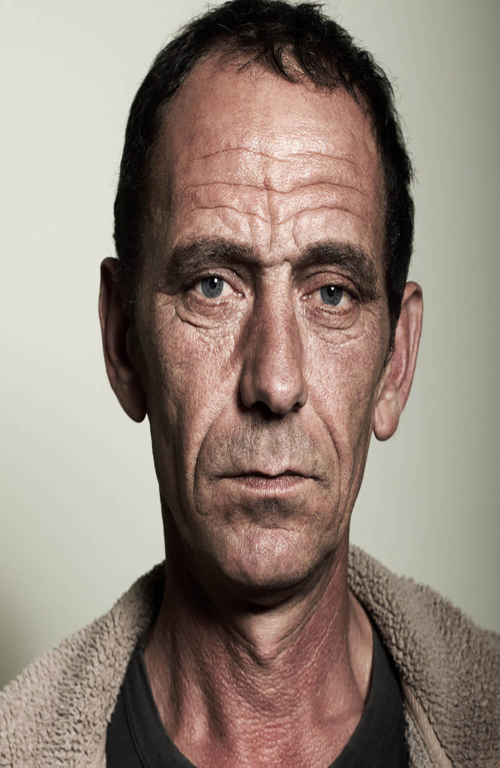
#> input picture Images/Michael-Moore2 - Copy.jpg, 1000 x 1535 px (shown at 1/2 size)
$ python -i SIFT.py   (imports and definitions only)
#> lines starting #> are read from the running program, lines starting #| are printed output that depends on the picture
#> further down, picture is the input picture: shape (1535, 1000, 3); mean B, G, R 121.8, 132.2, 147.4
import cv2 as cv
import numpy as np
import math
from scipy import ndimage

class SIFT:
    def __init__(self, image):
        """Initialize SIFT detector with an input image"""
        self.original_image = image  # Store original color image
        self.image = cv.cvtColor(image, cv.COLOR_BGR2GRAY).astype(np.float32)  # Convert to grayscale and float32
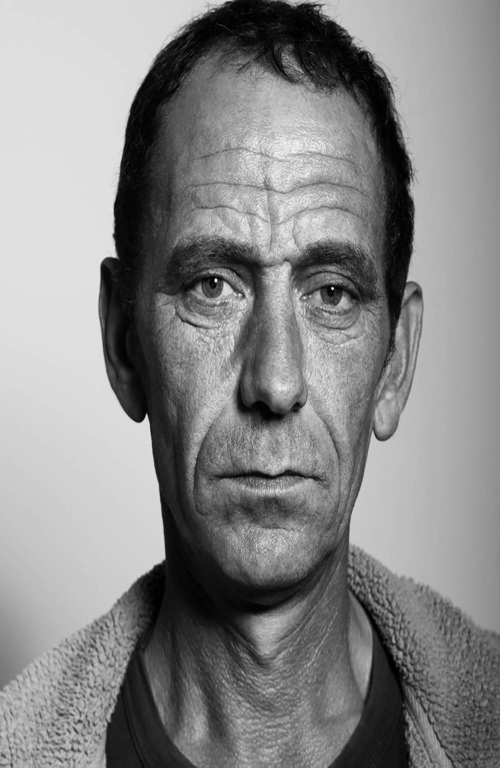
#> self.image: shape (1535, 1000) float32 (shown at 1/2 size); min 0, max 255, mean 135.6

    def generate_base_image(self, image, sigma=1.6, assum_blur=0.5):
        """Generate base image by upscaling and applying initial blur"""
#> called with sigma = 1.6, assum_blur = 0.5
        image = cv.resize(image, (0, 0), fx=2, fy=2)  # Double the image size
        # Calculate required sigma to achieve desired initial blur
        sigma_diff = max(math.sqrt((sigma**2) - 2*(assum_blur**2)), 0.01)
        return cv.GaussianBlur(image, (0, 0), sigmaX=sigma_diff, sigmaY=sigma_diff)

    def get_sigmas_per_octave(self, sigma, num_intervals):
        """Calculate sigma values for each image in an octave"""
#> called with sigma = 1.6, num_intervals = 3
        num_images_per_octave = num_intervals + 3  # Need 3 extra images for DoG
        k = 2 ** (1 / num_intervals)  # Scale factor between consecutive images
        sigmas = np.zeros(num_images_per_octave)
        sigmas[0] = sigma  # First image uses base sigma

        for i in range(1, num_images_per_octave):
            prev_sigma = sigma * (k ** (i - 1))  # Previous sigma value
            sigma_total = prev_sigma * k  # Desired total sigma
            # Calculate incremental sigma needed for this blur
            sigmas[i] = math.sqrt(sigma_total**2 - prev_sigma**2)

        return sigmas

    def generate_gaussian_images(self, base_image, num_octaves=4, num_intervals=3, sigma=1.6):
        """Generate Gaussian pyramid with multiple octaves"""
        sigmas = self.get_sigmas_per_octave(sigma, num_intervals)
        gaussian_images = []

        for _ in range(num_octaves):
            gaussian_images_per_octave = [base_image]  # Start with base image
            for sigma in sigmas[1:]:
                # Apply Gaussian blur with calculated sigma
                image = cv.GaussianBlur(base_image, (0, 0), sigmaX=sigma, sigmaY=sigma)
                gaussian_images_per_octave.append(image)

            gaussian_images.append(gaussian_images_per_octave)
            # Prepare base image for next octave by downsampling
            base_image = gaussian_images_per_octave[3]  # Use third image for next octave
            base_image = cv.resize(base_image, (base_image.shape[1] // 2, base_image.shape[0] // 2), interpolation=cv.INTER_NEAREST)
#> this loop made 4 passes
#> pass 2, in generate_gaussian_images, `base_image = cv.resize(base_image, (base_image.shape[1] // 2, base_ima..`:
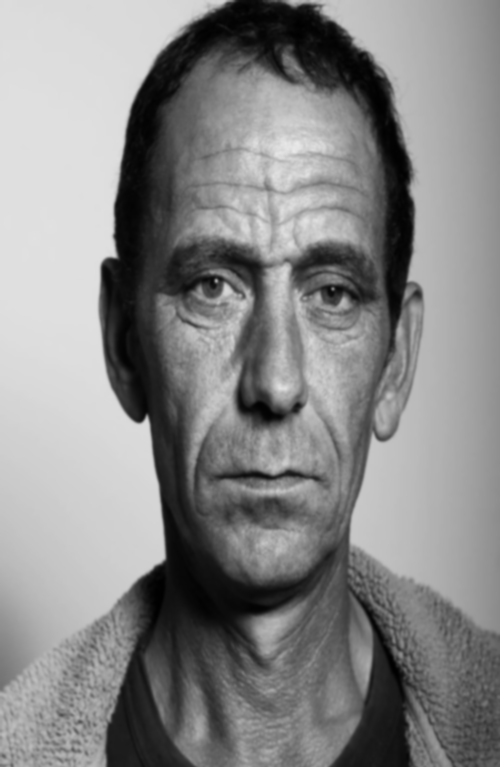
#> base_image: shape (767, 500) float32; min 0.856, max 233.8, mean 135.7
#> after the loop:
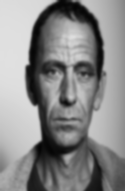
#> base_image: shape (191, 125) float32; min 4.26, max 224.2, mean 136.2
#> after the loop, gaussian_images = 4 items

        return gaussian_images

    def generate_dog_images(self):
        """Generate Difference of Gaussian (DoG) pyramid"""
        base_image = self.generate_base_image(self.image)
        gaussian_pyramid = self.generate_gaussian_images(base_image)
#> gaussian_pyramid = 4 items
        dog_pyramid = []

        for octave in gaussian_pyramid:
            dog_images = []
            for i in range(1, len(octave)):
                # Subtract consecutive Gaussian images to get DoG
                dog = cv.subtract(octave[i], octave[i - 1])
                dog_images.append(dog)
            dog_pyramid.append(dog_images)
#> after the loop, dog_pyramid = 4 items

        return dog_pyramid

    # [186 lines left out: functions find_scale_space_extrema, refine_keypoint, is_edge_like, assign_orientation, compute_descriptors, not called in this run]

>>> import cv2
>>> picture = cv2.imread('Images/Michael-Moore2 - Copy.jpg')
>>> result = SIFT(picture).generate_dog_images()
#> result = 4 items

$ run again, on Images/Michael-Moore2.jpg
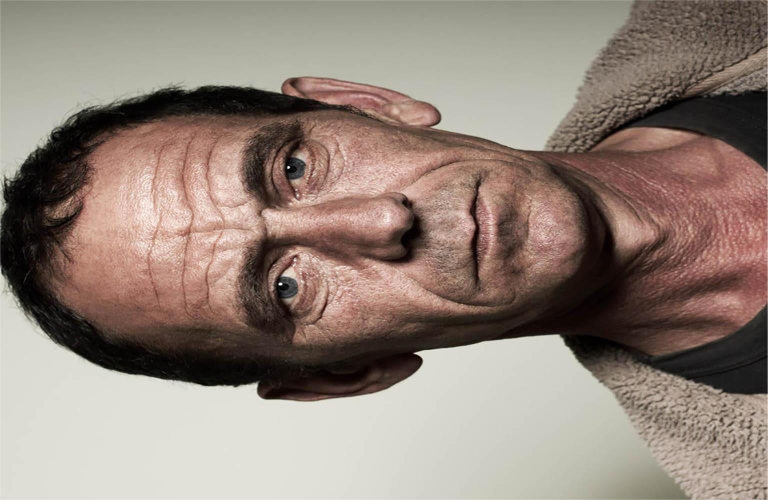
#> input picture Images/Michael-Moore2.jpg, 1535 x 1000 px (shown at 1/2 size)
#> picture is the input picture: shape (1000, 1535, 3); mean B, G, R 122.4, 132.3, 147.5
#> in __init__, `self.image = cv.cvtColor(image, cv.COLOR_BGR2GRAY).astype(np.float32)`:
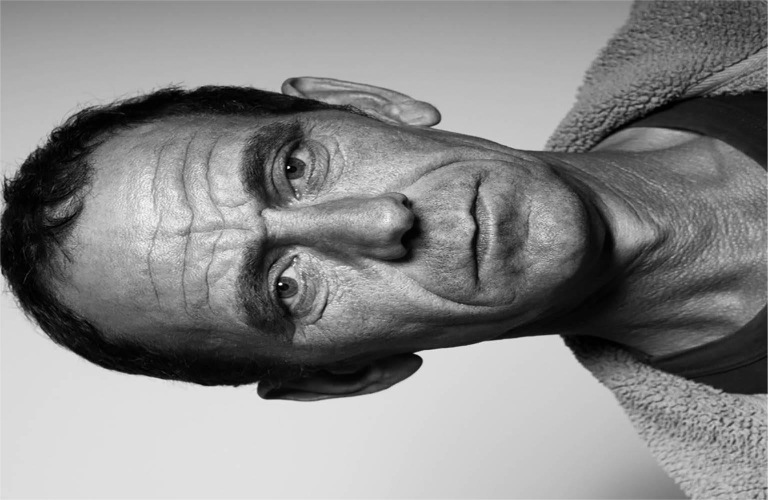
#> self.image: shape (1000, 1535) float32 (shown at 1/2 size); min 0, max 255, mean 135.7
#> after the loop in generate_gaussian_images, `for _ in range(num_octaves):`:
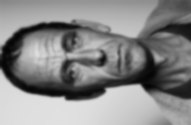
#> base_image: shape (125, 191) float32; min 4.16, max 224.2, mean 135.8
#> after the loop in generate_gaussian_images, `for _ in range(num_octaves):`: gaussian_images = 4 items
#> the loop in generate_dog_images, `for octave in gaussian_pyramid:` made 4 passes

$ run again, on Images/cat_part.jpg
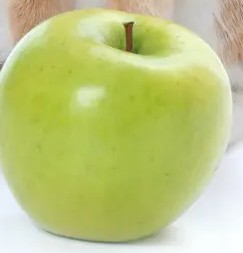
#> input picture Images/cat_part.jpg, 243 x 253 px
#> picture is the input picture: shape (253, 243, 3); mean B, G, R 128, 199.4, 190.9
#> in __init__, `self.image = cv.cvtColor(image, cv.COLOR_BGR2GRAY).astype(np.float32)`:
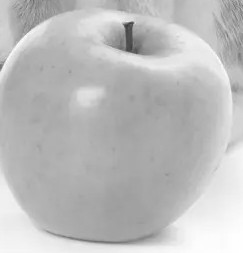
#> self.image: shape (253, 243) float32; min 56, max 255, mean 188.7
#> after the loop in generate_gaussian_images, `for _ in range(num_octaves):`:
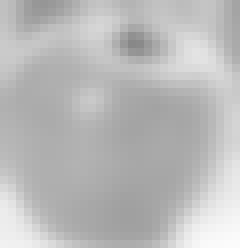
#> base_image: shape (31, 30) float32 (shown 8 times larger); min 136.1, max 251.9, mean 186.9
#> after the loop in generate_gaussian_images, `for _ in range(num_octaves):`: gaussian_images = 4 items
#> the loop in generate_dog_images, `for octave in gaussian_pyramid:` made 4 passes
